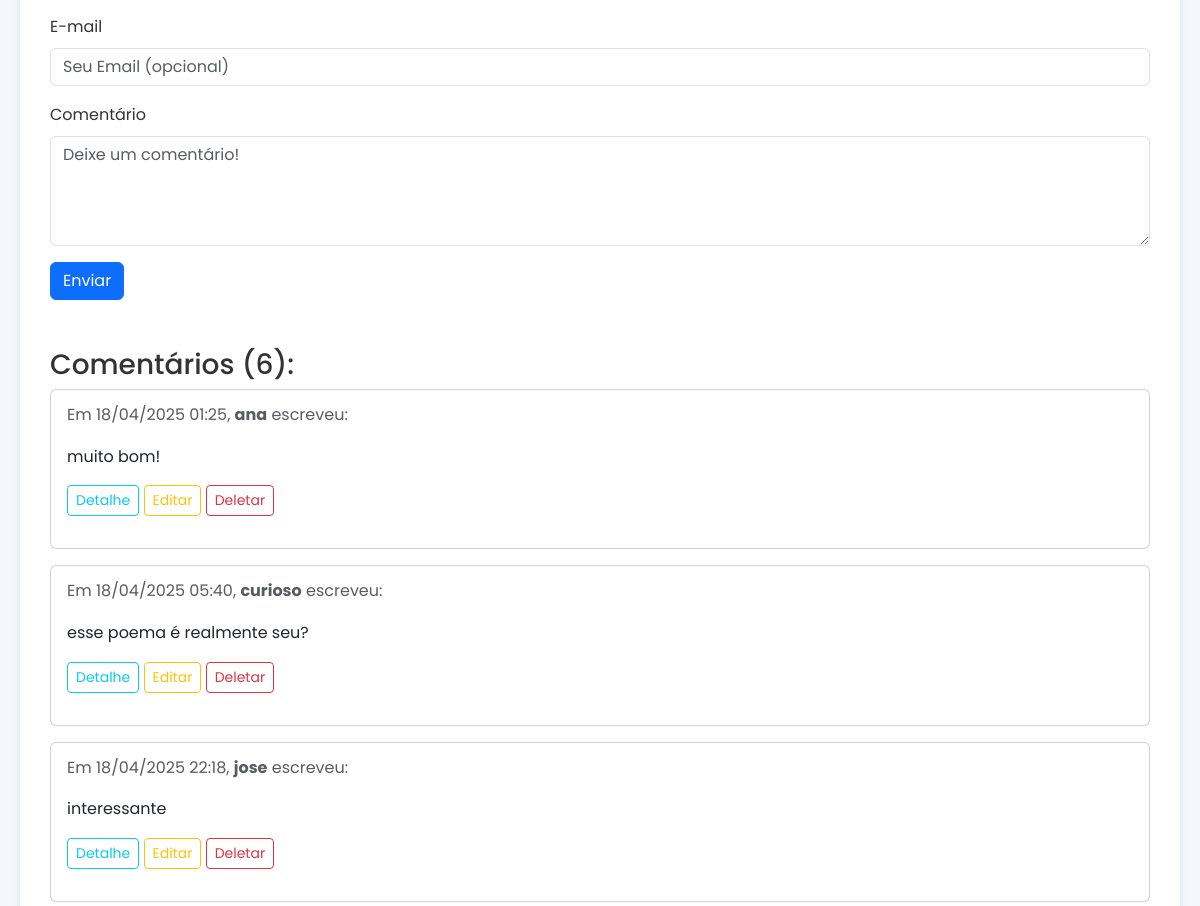
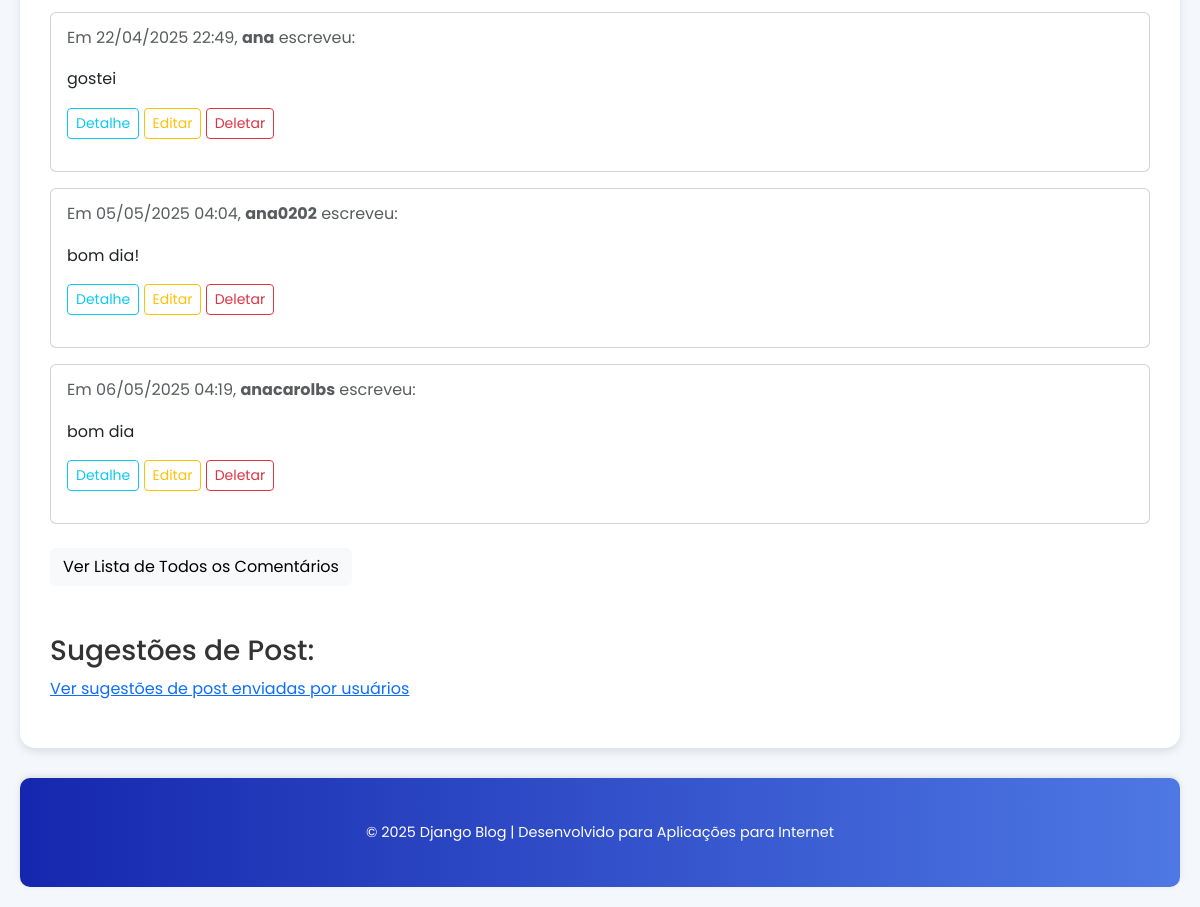
/post/3/ (lower part), run on an earlier commit of the app's database (2 pictures, top to bottom).
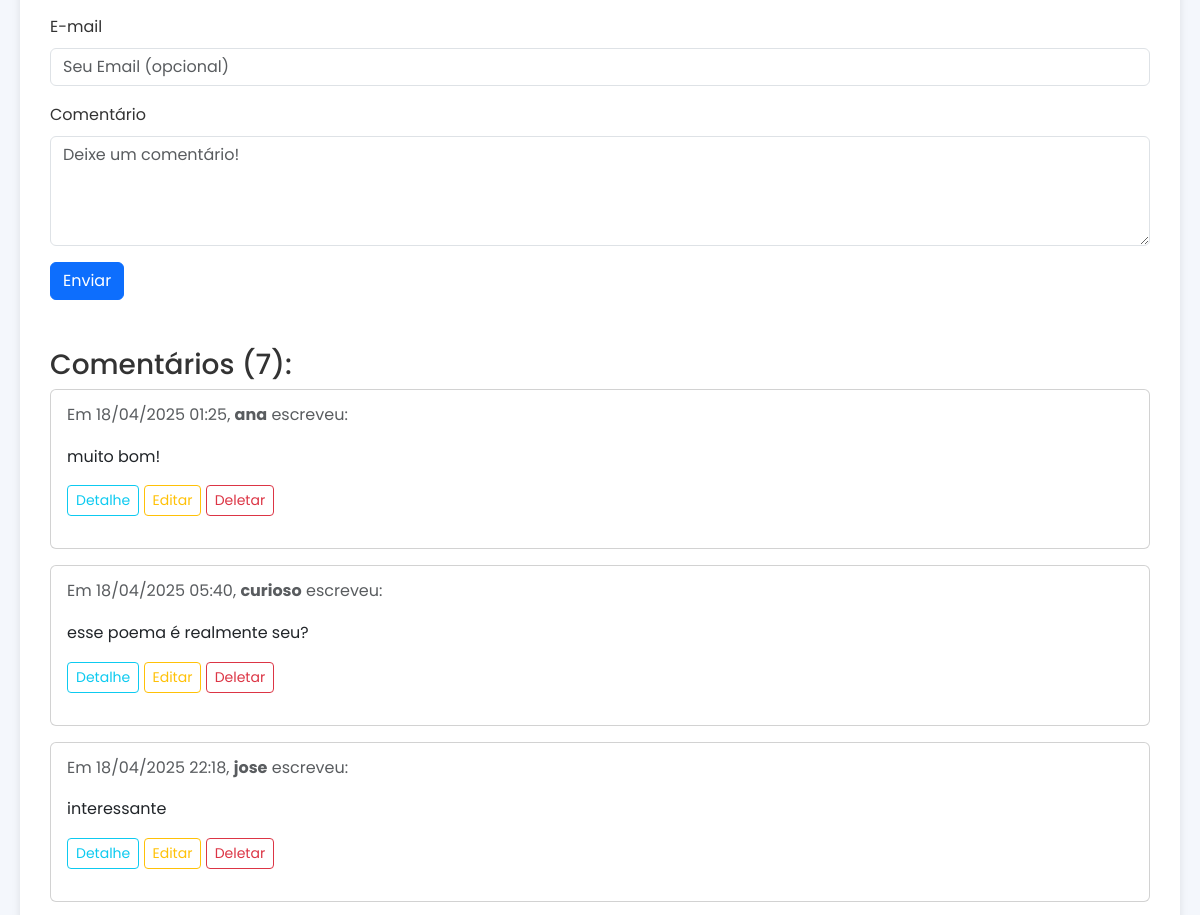
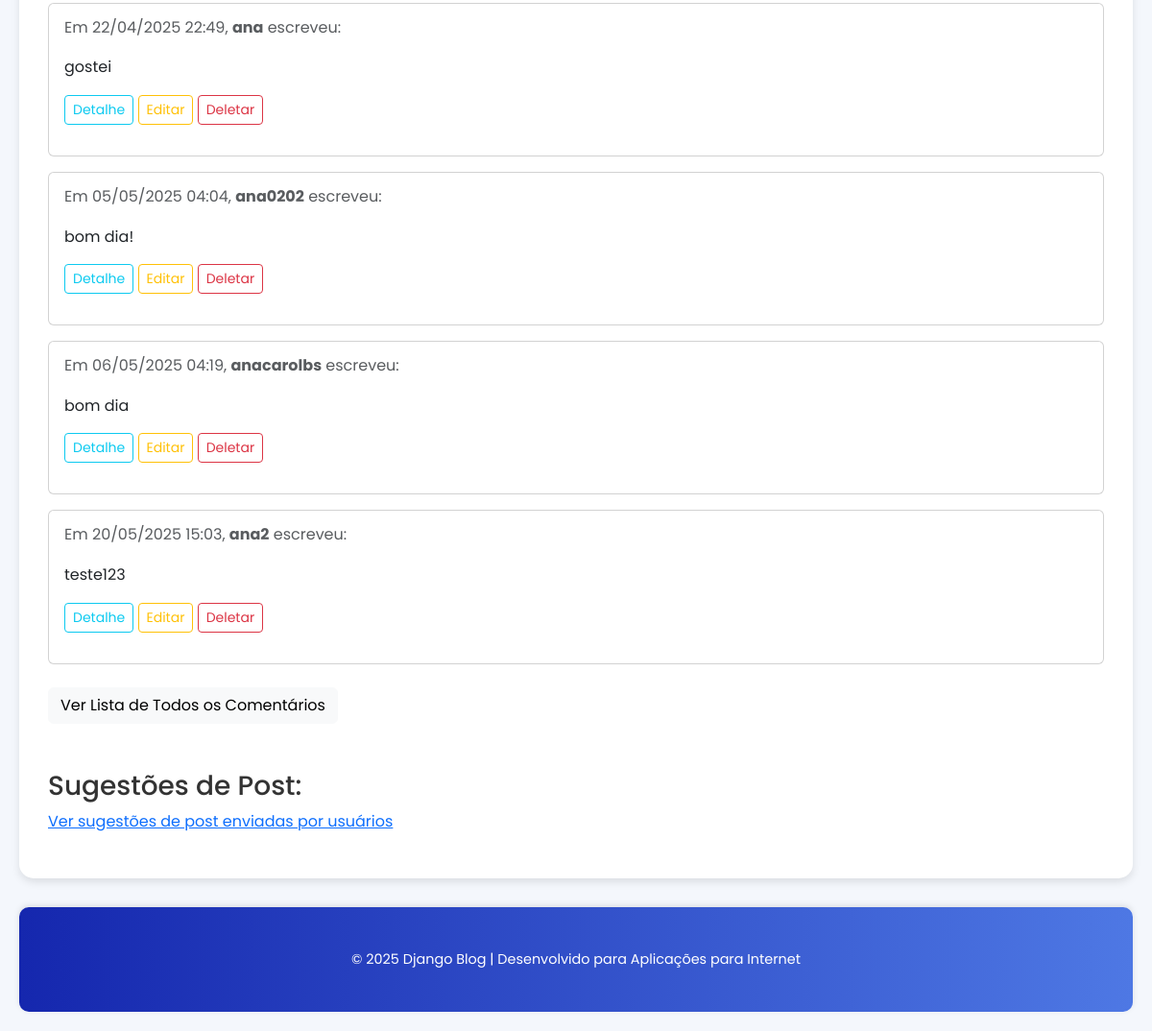
And on a later commit of the database (2 pictures, top to bottom).
### blog/models.py (models this page shows, shortened)
class Comment(models.Model):
    author = models.CharField(max_length=60, verbose_name="Autor")
    body = models.TextField(verbose_name="Comentário")
    created_on = models.DateTimeField(auto_now_add=True, verbose_name="Data de criação")
    post = models.ForeignKey("Post", on_delete=models.CASCADE, related_name="comments", verbose_name="Post") #relacionamento entre post e comentarios: many-to-one relationship (muitos comentarios podem estar em UM post, mas nao pode ter o mesmo comentario em varios posts)
    is_approved = models.BooleanField(default=False, verbose_name="Aprovado")
    class Meta:
        ordering = ["created_on"]
        verbose_name = "Comentário"
        verbose_name_plural = "Comments"

### blog/views.py (the view, shortened to what this page needs)
# urls.py: path("post/<int:pk>/", views.blog_detail, name="blog_detail"),
def blog_detail(request, pk):
    post = get_object_or_404(Post, pk=pk)
    form = CommentForm()
    comments = Comment.objects.filter(post=post).order_by('created_on')
    reactions = Reaction.objects.filter(post=post)
    ratings = PostRating.objects.filter(post=post)
    context = {
        "post": post,
        "comments": comments, # Agora deve conter todos os comentários do post
        "form": form,         # Instância do CommentForm original para o template
        "reactions": reactions,
        "ratings": ratings,
    }
    return render(request, "blog/detail.html", context)

### blog/forms.py
class CommentForm(forms.Form):
    author = forms.CharField(
        max_length=60,
        label="Autor",
        widget=forms.TextInput(
            attrs={"class": "form-control", "placeholder": "Seu Nome"}
        ),
    )
    email = forms.EmailField(
        required=False,
        label="E-mail",
        widget=forms.EmailInput(
            attrs={"class": "form-control", "placeholder": "Seu Email (opcional)"}
        ),
    )
    body = forms.CharField(
        label="Comentário",
        widget=forms.Textarea(
            attrs={"class": "form-control", "placeholder": "Deixe um comentário!", "rows": 4}
        ),
        min_length=5,  # Validação para evitar comentários muito curtos
    )

### blog/templates/blog/detail.html (shortened to what this page needs)
{% extends "base.html" %}
{% load crispy_forms_tags %}
{% block page_content %}
    <form method="post">
        {% if form.email.field.required == False %} <div class="mb-3">
            <label for="{{ form.email.id_for_label }}" class="form-label">{{ form.email.label }}</label>
            {{ form.email }}
        </div>
        {% endif %}
        <div class="mb-3">
            <label for="{{ form.body.id_for_label }}" class="form-label">{{ form.body.label }}</label>
            {{ form.body }}
        </div>
        <button type="submit" class="btn btn-primary">Enviar</button>
    </form>
    <h3 class="mt-5">Comentários ({{ comments.count }}):</h3>
    {% for comment in comments %}
        <div class="card mb-3" id="comment-{{ comment.pk }}">
            <div class="card-body">
                <p class="card-subtitle mb-2 text-muted">
                    Em {{ comment.created_on|date:"d/m/Y H:i" }}, <b>{{ comment.author }}</b> escreveu:
                </p>
                <p class="card-text">{{ comment.body | linebreaks }}</p>
                <p>
                    <a href="{% url 'comment_detail_cbv' pk=comment.pk %}" class="btn btn-sm btn-outline-info">Detalhe</a>
                    <a href="{% url 'comment_update_cbv' pk=comment.pk %}" class="btn btn-sm btn-outline-warning">Editar</a>
                    <a href="{% url 'comment_delete_cbv' pk=comment.pk %}" class="btn btn-sm btn-outline-danger">Deletar</a>
                    </p>
            </div>
        </div>
    {% empty %}
        <p>Ainda não há comentários para este post.</p>
    {% endfor %}
    <div class="mt-4">
        <a href="{% url 'comment_list_all_cbv' %}" class="btn btn-light">Ver Lista de Todos os Comentários</a>
    </div>
    <h3 class="mt-5">Sugestões de Post:</h3>
    <p><a href="{% url 'blog_suggestions' %}">Ver sugestões de post enviadas por usuários</a></p>
{% endblock page_content %}

What changed in the data, as far as the page shows it:
added Comment: created_on "20/05/2025 15:03", author "ana2", body "teste123"
Also different on the page:
{{ comments.count }}: "6" → "7"
